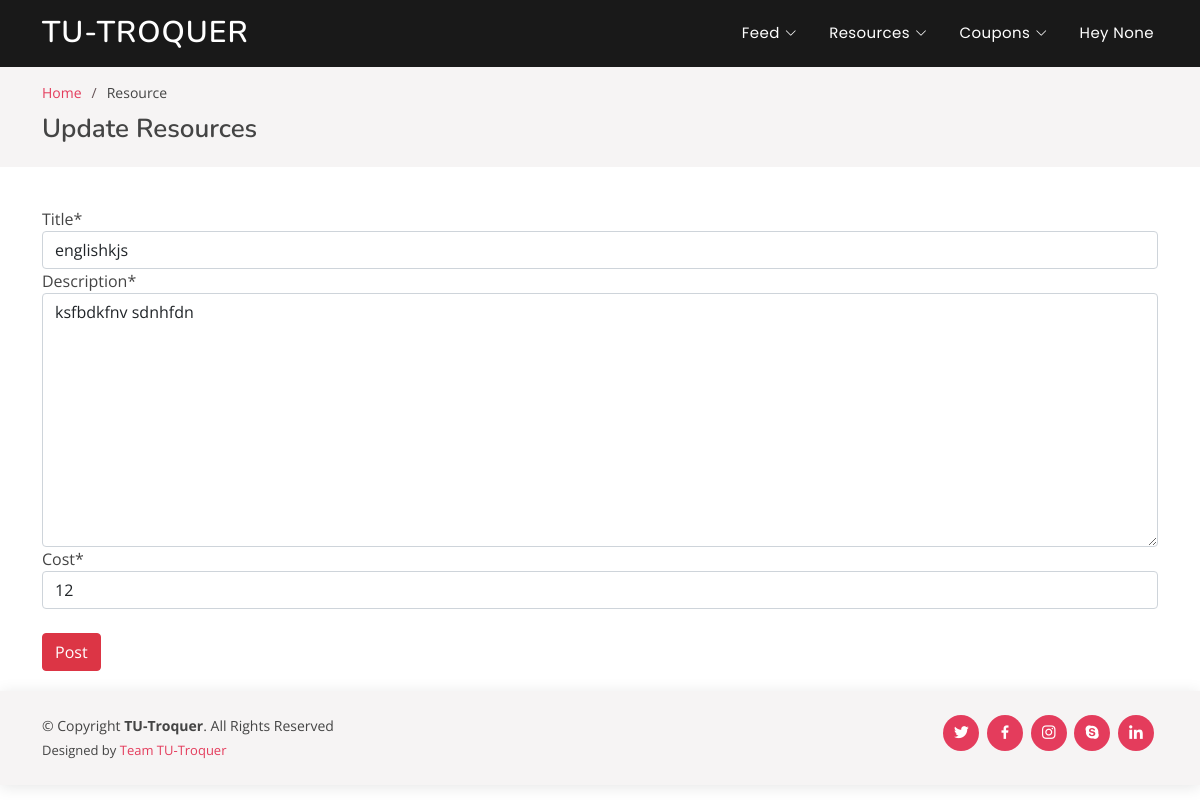
The app's page /update/resource/3/ (signed in), older data.
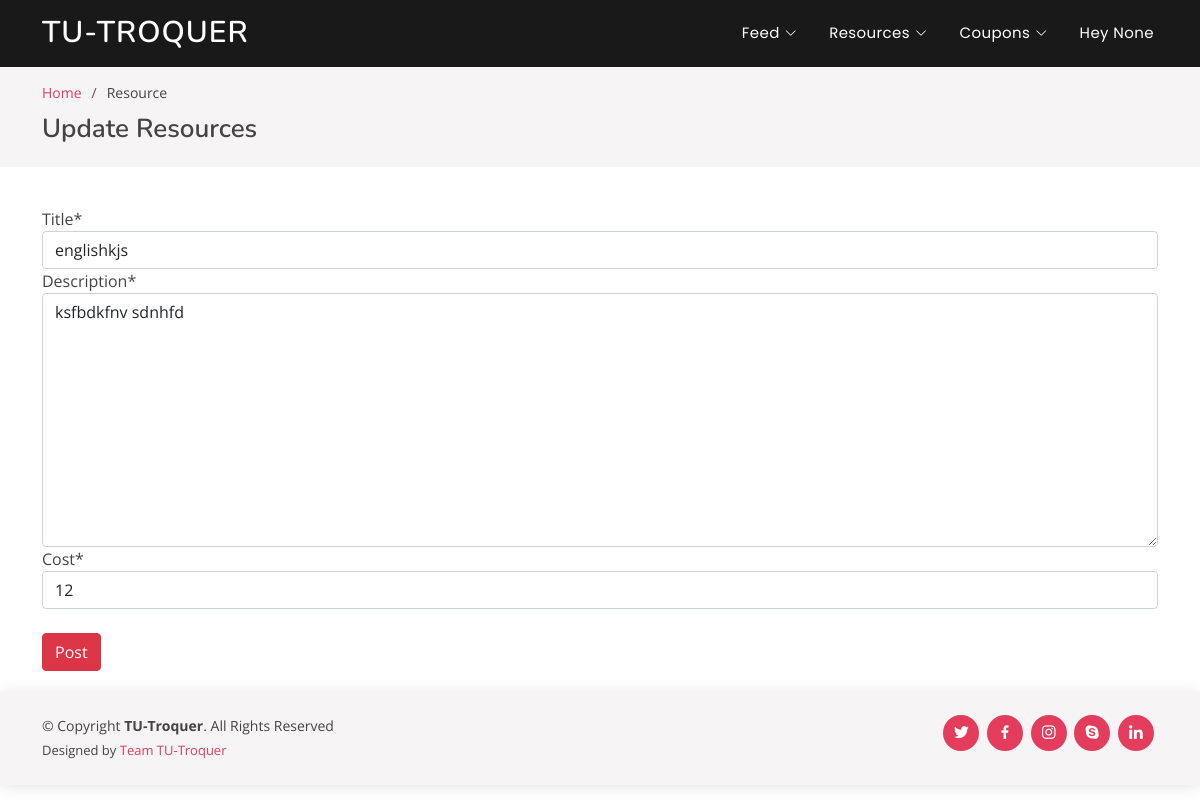
The same page, newer data.
### resources/models.py (models this page shows, shortened)
class Resource(models.Model):
    pdf_file                    = models.FileField(default='', upload_to='resources/',
                                validators=[FileExtensionValidator(allowed_extensions=['pdf'])])
    preview                     = models.FileField(default='', upload_to='preview/', validators=[FileExtensionValidator(allowed_extensions=['pdf'])])
    owner                       = models.ForeignKey(User, null = True, limit_choices_to={'is_student': True}, on_delete=models.CASCADE)
    cost                        = models.IntegerField(default=0)
    buyer                       = models.ManyToManyField(User, limit_choices_to={'is_student': True}, related_name='bought_resources')
    liked_by                    = models.ManyToManyField(User, limit_choices_to={'is_student': True}, related_name='liked_resources')
    title                       = models.CharField(default=0, max_length=100)
    description                 = models.TextField(default='')
    subject                     = models.ForeignKey(Subject, on_delete=models.CASCADE)

### resources/views.py (the view)
# urls.py: path('update/resource/<int:pk>/', update_resource, name='update_resource'),
@login_required
def update_resource(request, pk):
    resource = Resource.objects.get(id=pk)
    if(Resource.objects.get(id=pk).owner == request.user):
        if(request.method == 'POST'):
            form = UpdateResourceForm(request.POST, instance = resource)
            if form.is_valid():
                form.save()
                return redirect('my_posted_resources')
        form = UpdateResourceForm(instance = resource)
        context = {
            'form' : form,
        }
    else:
        return redirect('all-resources')
    return render(request, 'resources/resource_update.html', context)

### resources/forms.py
class UpdateResourceForm(forms.ModelForm):
	class Meta:
		model = Resource
		fields = ['title', 'description', 'cost']

### resources/templates/resources/resource_update.html (shortened to what this page needs)
{% extends "home/base.html" %}
{% load static %}
{% load crispy_forms_tags %}
{% block body %}
  <main id="main">
    <section id="breadcrumbs" class="breadcrumbs">
      <div class="container">
        <ol>
          <li><a href="/">Home</a></li>
          <li>Resource</li>
        </ol>
        <h2>Update Resources</h2>
      </div>
    </section>
    <section id="blog" class="blog">
      <div class="container" data-aos="fade-up">
        <div class="row">
          <div class="col-lg-12 mt-5 mt-lg-0">
            <form method="POST" enctype='multipart/form-data'>
                {{ form|crispy }}
                <br>
                <input type="submit" class="btn btn-danger" value="Post">
            </form>
          </div>
  </main>
{% endblock body %}

Row changes from the older to the newer data that the page shows:
changed Resource "englishkjs": description "ksfbdkfnv sdnhfdn" → "ksfbdkfnv sdnhfd"
